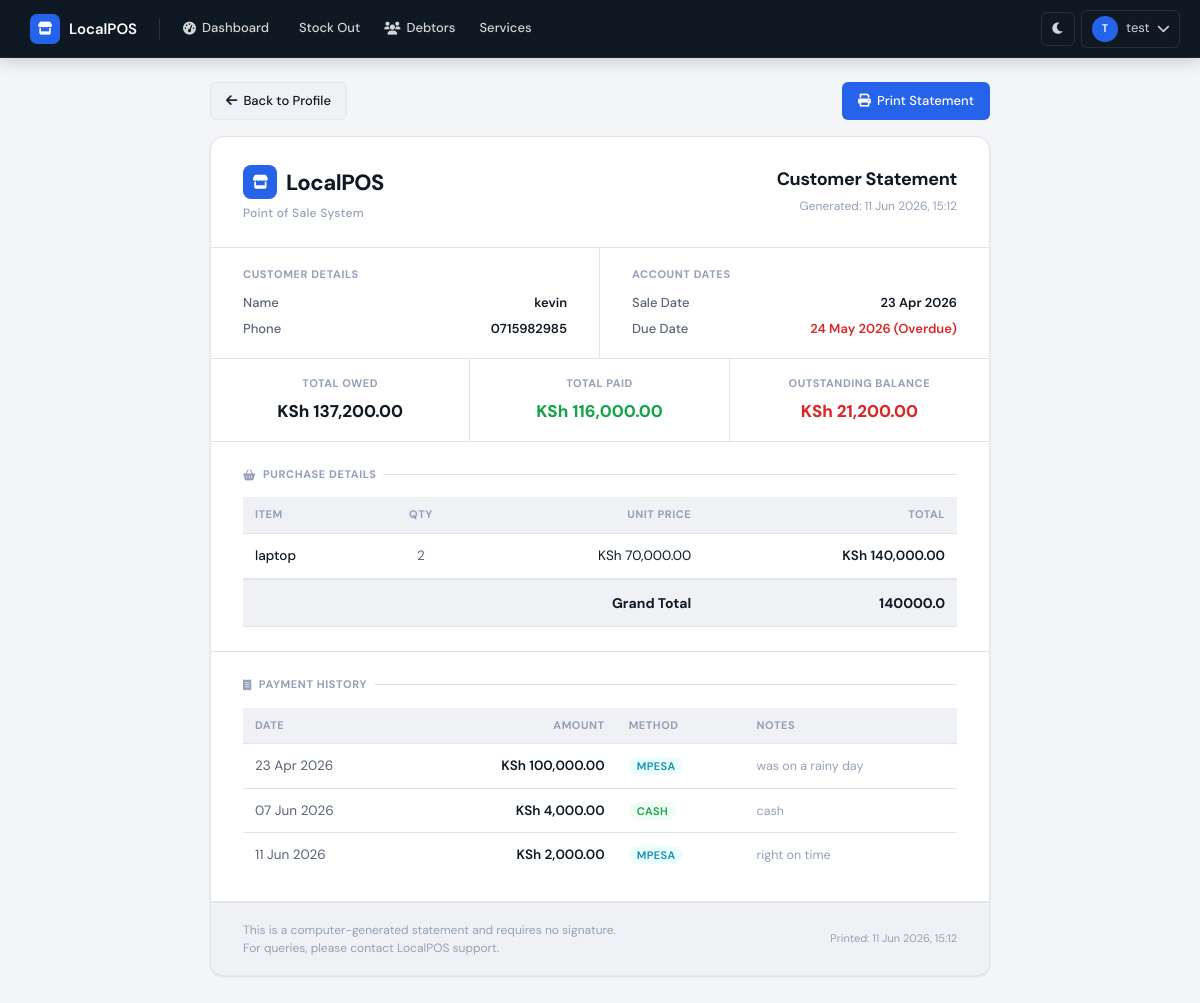
The app's page /debtors/statement/2 (signed in) with its own data.
### database/models.py (models this page shows)
class User(UserMixin, db.Model):
    __tablename__ = 'users'
    id = db.Column(db.Integer, primary_key=True)
    username = db.Column(db.String(80), unique=True, nullable=False)
    password_hash = db.Column(db.String(200), nullable=False)
    full_name = db.Column(db.String(100), nullable=False)
    role = db.Column(db.String(20), default='worker')
    is_active = db.Column(db.Boolean, default=True)
    created_at = db.Column(db.DateTime, default=datetime.utcnow)
    last_login = db.Column(db.DateTime, nullable=True)
    stock_entries = db.relationship('StockEntry', backref='user', lazy=True)
    sales = db.relationship('Sale', backref='user', lazy=True)
    payments = db.relationship('Payment', backref='user', lazy=True)
    service_jobs = db.relationship('ServiceJob', backref='creator', lazy=True)
    service_history = db.relationship('ServiceHistory', backref='user', lazy=True)

class Debtor(db.Model):
    __tablename__ = 'debtors'
    id = db.Column(db.Integer, primary_key=True)
    sale_id = db.Column(db.Integer, db.ForeignKey('sales.id'), nullable=True)
    source = db.Column(db.String(20), default='sale')   # 'sale', 'service', 'contract'
    source_id = db.Column(db.Integer, nullable=True)    # ID of the source record (sale.id or service_job.id)
    customer_name = db.Column(db.String(100), nullable=False)
    customer_phone = db.Column(db.String(20))
    total_owed = db.Column(db.Float, nullable=False)
    amount_paid = db.Column(db.Float, default=0.0)
    balance = db.Column(db.Float, nullable=False)
    due_date = db.Column(db.Date, nullable=True)
    status = db.Column(db.String(20), default='pending')
    notes = db.Column(db.Text)
    created_at = db.Column(db.DateTime, default=datetime.utcnow)
    updated_at = db.Column(db.DateTime, default=datetime.utcnow, onupdate=datetime.utcnow)
    payments = db.relationship('Payment', backref='debtor', lazy=True)

class SaleItem(db.Model):
    __tablename__ = 'sale_items'
    id = db.Column(db.Integer, primary_key=True)
    sale_id = db.Column(db.Integer, db.ForeignKey('sales.id'), nullable=False)
    product_id = db.Column(db.Integer, db.ForeignKey('products.id'), nullable=False)
    quantity = db.Column(db.Integer, nullable=False)
    price_at_sale = db.Column(db.Float, nullable=False)
    total = db.Column(db.Float, nullable=False)
    variant_id = db.Column(db.Integer, db.ForeignKey('product_variants.id'), nullable=True)

class Product(db.Model):
    __tablename__ = 'products'
    id = db.Column(db.Integer, primary_key=True)
    name = db.Column(db.String(200), nullable=False)
    category_id = db.Column(db.Integer, db.ForeignKey('categories.id'), nullable=False)
    current_stock = db.Column(db.Integer, default=0)
    reorder_level = db.Column(db.Integer, default=5)
    buying_price = db.Column(db.Float, default=0.0)
    selling_price = db.Column(db.Float, default=0.0)
    unit_type = db.Column(db.String(50), default='piece')
    unit_conversion = db.Column(db.Integer, default=1)
    image_filename = db.Column(db.String(200), nullable=True)
    is_active = db.Column(db.Boolean, default=True)
    created_at = db.Column(db.DateTime, default=datetime.utcnow)
    updated_at = db.Column(db.DateTime, default=datetime.utcnow, onupdate=datetime.utcnow)
    variants = db.relationship('ProductVariant', backref='product', lazy=True)
    stock_entries = db.relationship('StockEntry', backref='product', lazy=True)
    sale_items = db.relationship('SaleItem', backref='product', lazy=True)

class Sale(db.Model):
    __tablename__ = 'sales'
    id = db.Column(db.Integer, primary_key=True)
    receipt_number = db.Column(db.String(50), unique=True, nullable=False)
    total_amount = db.Column(db.Float, nullable=False)
    discount = db.Column(db.Float, default=0.0)
    final_amount = db.Column(db.Float, nullable=False)
    payment_method = db.Column(db.String(20), nullable=False)
    amount_paid = db.Column(db.Float, nullable=False)
    balance = db.Column(db.Float, default=0.0)
    customer_name = db.Column(db.String(100))
    customer_phone = db.Column(db.String(20))
    notes = db.Column(db.Text)
    sale_date = db.Column(db.DateTime, default=datetime.utcnow)
    user_id = db.Column(db.Integer, db.ForeignKey('users.id'), nullable=False)
    items = db.relationship('SaleItem', backref='sale', lazy=True)
    debtor = db.relationship('Debtor', backref='sale', uselist=False)

class Payment(db.Model):
    __tablename__ = 'payments'
    id = db.Column(db.Integer, primary_key=True)
    debtor_id = db.Column(db.Integer, db.ForeignKey('debtors.id'), nullable=False)
    amount = db.Column(db.Float, nullable=False)
    payment_method = db.Column(db.String(20), nullable=False)
    notes = db.Column(db.Text)
    payment_date = db.Column(db.DateTime, default=datetime.utcnow)
    user_id = db.Column(db.Integer, db.ForeignKey('users.id'), nullable=False)

### routes/debtors.py (the view)
@debtors_bp.route('/statement/<int:debtor_id>')
@login_required
def statement(debtor_id):
    debtor = Debtor.query.get_or_404(debtor_id)
    payments = Payment.query.filter_by(debtor_id=debtor_id).order_by(Payment.payment_date).all()
    sale = Sale.query.get(debtor.sale_id) if debtor.sale_id else None
    sale_items = SaleItem.query.filter_by(sale_id=sale.id).all() if sale else []
    return render_template('debtor_statement.html', debtor=debtor, payments=payments, sale=sale, sale_items=sale_items, today=date.today(), now=datetime.now())

### templates/debtor_statement.html (shortened to what this page needs)
{% extends "base.html" %}
{% block content %}
<div class="statement-page">
    <div class="statement-actions">
        <a href="{{ url_for('debtors.debtor_profile', debtor_id=debtor.id) }}"
           class="btn btn-secondary">
            <i class="fas fa-arrow-left"></i> Back to Profile
        </a>
        <div class="statement-actions-right">
            <button class="btn btn-primary" onclick="window.print()">
                <i class="fas fa-print"></i> Print Statement
            </button>
        </div>
    </div>
    <div class="statement-doc">
        <div class="doc-header">
            <div class="doc-brand">
                <div class="doc-brand-name">
                    <div class="doc-brand-icon"><i class="fas fa-store"></i></div>
                    LocalPOS
                </div>
                <div class="doc-brand-sub">Point of Sale System</div>
            </div>
            <div class="doc-header-right">
                <div class="doc-title">Customer Statement</div>
                <div class="doc-generated" id="generatedTime">
                </div>
            </div>
        </div>
        <div class="doc-meta">
            <div class="doc-meta-block">
                <div class="doc-meta-label">Customer Details</div>
                <div class="doc-meta-row">
                    <span class="doc-meta-key">Name</span>
                    <span class="doc-meta-val">{{ debtor.customer_name }}</span>
                </div>
                <div class="doc-meta-row">
                    <span class="doc-meta-key">Phone</span>
                    <span class="doc-meta-val">
                        {{ debtor.customer_phone or '—' }}
                    </span>
                </div>
            </div>
            <div class="doc-meta-block">
                <div class="doc-meta-label">Account Dates</div>
                <div class="doc-meta-row">
                    <span class="doc-meta-key">Sale Date</span>
                    <span class="doc-meta-val">
                        {{ debtor.created_at.strftime('%d %b %Y') }}
                    </span>
                </div>
                <div class="doc-meta-row">
                    <span class="doc-meta-key">Due Date</span>
                    <span class="doc-meta-val
                        {% if debtor.due_date and debtor.due_date < today %}danger{% endif %}">
                        {% if debtor.due_date %}
                            {{ debtor.due_date.strftime('%d %b %Y') }}
                            {% if debtor.due_date < today %}(Overdue){% endif %}
                        {% else %}
                            Not set
                        {% endif %}
                    </span>
                </div>
            </div>
        </div>
        <div class="balance-bar">
            <div class="balance-bar-item">
                <div class="balance-bar-label">Total Owed</div>
                <div class="balance-bar-value">
                    {{ debtor.total_owed|format_currency }}
                </div>
            </div>
            <div class="balance-bar-item">
                <div class="balance-bar-label">Total Paid</div>
                <div class="balance-bar-value success">
                    {{ debtor.amount_paid|format_currency }}
                </div>
            </div>
            <div class="balance-bar-item">
                <div class="balance-bar-label">Outstanding Balance</div>
                <div class="balance-bar-value danger">
                    {{ debtor.balance|format_currency }}
                </div>
            </div>
        </div>
        <div class="doc-section">
            <div class="doc-section-title">
                <i class="fas fa-basket-shopping"></i> Purchase Details
            </div>
            <table class="stmt-table">
                <thead>
                    <tr>
                        <th>Item</th>
                        <th class="col-center">Qty</th>
                        <th class="col-right">Unit Price</th>
                        <th class="col-right">Total</th>
                    </tr>
                </thead>
                <tbody>
                    {% for item in sale_items %}
                    <tr>
                        <td style="font-weight:500;">{{ item.product.name }}</td>
                        <td class="col-center" style="color:var(--text-secondary);">
                            {{ item.quantity }}
                        </td>
                        <td class="col-right">
                            {{ item.price_at_sale|format_currency }}
                        </td>
                        <td class="col-right" style="font-weight:600;">
                            {{ item.total|format_currency }}
                        </td>
                    </tr>
                    {% endfor %}
                </tbody>
                <tfoot>
                    <tr>
                        <td colspan="3" class="col-right">Grand Total</td>
                        <td class="col-right">
                            {{ sale.total_amount if sale else 0|format_currency }}
                        </td>
                    </tr>
                </tfoot>
            </table>
        </div>
        <div class="doc-section">
            <div class="doc-section-title">
                <i class="fas fa-receipt"></i> Payment History
            </div>
            <table class="stmt-table">
                <thead>
                    <tr>
                        <th>Date</th>
                        <th class="col-right">Amount</th>
                        <th>Method</th>
                        <th>Notes</th>
                    </tr>
                </thead>
                <tbody>
                    {% if payments %}
                        {% for payment in payments %}
                        <tr>
                            <td style="color:var(--text-secondary); font-variant-numeric:tabular-nums;">
                                {{ payment.payment_date.strftime('%d %b %Y') }}
                            </td>
                            <td class="col-right col-payment">
                                {{ payment.amount|format_currency }}
                            </td>
                            <td>
                                <span class="method-badge method-{{ payment.payment_method }}">
                                    {{ payment.payment_method }}
                                </span>
                            </td>
                            <td style="font-size:12.5px; color:var(--text-muted);">
                                {{ payment.notes or '—' }}
                            </td>
                        </tr>
                        {% endfor %}
                    {% else %}
                        <tr>
                            <td colspan="4" class="no-records">
                                No payments recorded yet
                            </td>
                        </tr>
                    {% endif %}
                </tbody>
            </table>
        </div>
        <div class="doc-footer">
            <div class="doc-footer-note">
                This is a computer-generated statement and requires no signature.<br>
                For queries, please contact LocalPOS support.
            </div>
            <div class="doc-footer-stamp" id="footerStamp"></div>
        </div>
    </div>
</div>
{% endblock %}

### templates/base.html (shortened to what this page needs)
<!DOCTYPE html>
<html lang="en" data-theme="light">
<head>
    <link rel="stylesheet" href="{{ url_for('static', filename='css/bootstrap.min.css') }}">
    <link rel="stylesheet" href="https://cdnjs.cloudflare.com/ajax/libs/font-awesome/6.0.0/css/all.min.css">
    <link rel="stylesheet" href="{{ url_for('static', filename='css/custom.css') }}">
</head>
<body>
{% if current_user.is_authenticated %}
<header class="topbar">
    <a class="topbar-brand" href="{{ url_for('dashboard.dashboard_home') }}"><span class="brand-icon"><i class="fas fa-store"></i></span>LocalPOS</a>
    <nav class="topbar-nav">
        <a class="nav-link-item" href="{{ url_for('dashboard.dashboard_home') }}"><i class="fas fa-gauge-high"></i> Dashboard</a>
        <a class="nav-link-item" href="{{ url_for('stock_out.stock_out_page') }}"> Stock Out</a>
        <a class="nav-link-item" href="{{ url_for('debtors.debtors_list') }}"><i class="fas fa-users"></i> Debtors</a>
        <a class="nav-link-item" href="{{ url_for('services.list_services') }}">Services</a>
    </nav>
    <div class="topbar-actions">
        <button class="theme-toggle" id="themeToggle"><i class="fas fa-moon" id="themeIcon"></i></button>
        <div class="dropdown-wrapper">
            <button class="user-btn" id="userMenuBtn"><span class="user-avatar">{{ current_user.username[0]|upper }}</span> {{ current_user.username }} <i class="fas fa-chevron-down"></i></button>
        </div>
    </div>
</header>
{% endif %}
<main class="page-wrapper">
    {% block content %}{% endblock %}
</main>
</body>
</html>

### records on screen
User: username "T", username "test"
Debtor: customer_name "kevin", customer_phone "0715982985", created_at "23 Apr 2026", due_date "24 May 2026", total_owed "KSh 137,200.00", amount_paid "KSh 116,000.00", balance "KSh 21,200.00"
SaleItem: product.name "laptop", quantity "2", price_at_sale "KSh 70,000.00", total "KSh 140,000.00"
Sale: total_amount "140000.0"
Payment: payment_date "23 Apr 2026", amount "KSh 100,000.00", payment_method "MPESA", notes "was on a rainy day"
Payment: payment_date "07 Jun 2026", amount "KSh 4,000.00", payment_method "CASH", notes "cash"
Payment: payment_date "11 Jun 2026", amount "KSh 2,000.00", payment_method "MPESA", notes "right on time"
